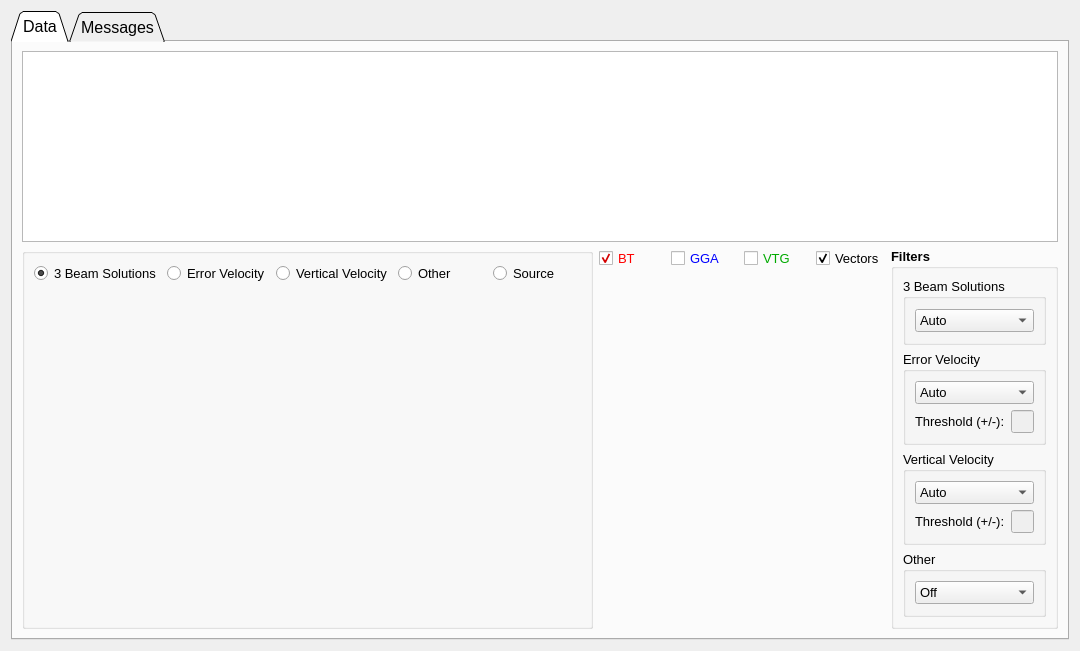
      <widget class="QWidget" name="tab_bt">
       <attribute name="title">
        <string>BT</string>
       </attribute>
       <layout class="QGridLayout" name="gridLayout_33">
        <item row="0" column="0">
         <widget class="QTabWidget" name="tab_bt_2">
          <property name="font">
           <font>
            <pointsize>12</pointsize>
           </font>
          </property>
          <property name="tabShape">
           <enum>QTabWidget::Triangular</enum>
          </property>
          <property name="currentIndex">
           <number>0</number>
          </property>
          <widget class="QWidget" name="tab_bt_2_data">
           <attribute name="title">
            <string>Data</string>
           </attribute>
           <layout class="QGridLayout" name="gridLayout_26">
            <item row="0" column="0">
             <layout class="QVBoxLayout" name="verticalLayout_18" stretch="2,4">
              <item>
               <widget class="QTableWidget" name="table_bt">
                <property name="font">
                 <font>
                  <pointsize>10</pointsize>
                 </font>
                </property>
               </widget>
              </item>
              <item>
               <layout class="QHBoxLayout" name="horizontalLayout_22" stretch="6,3,1">
                <item>
                 <layout class="QVBoxLayout" name="verticalLayout_17" stretch="4">
                  <item>
                   <widget class="QGroupBox" name="gb_bt_radio">
                    <property name="title">
                     <string/>
                    </property>
                    <layout class="QVBoxLayout" name="verticalLayout_16" stretch="1,4">
                     <item>
                      <layout class="QHBoxLayout" name="horizontalLayout_21">
                       <item>
                        <widget class="QRadioButton" name="rb_bt_beam">
                         <property name="font">
                          <font>
                           <pointsize>10</pointsize>
                          </font>
                         </property>
                         <property name="text">
                          <string>3 Beam Solutions</string>
                         </property>
                         <property name="checked">
                          <bool>true</bool>
                         </property>
                        </widget>
                       </item>
                       <item>
                        <widget class="QRadioButton" name="rb_bt_error">
                         <property name="font">
                          <font>
                           <pointsize>10</pointsize>
                          </font>
                         </property>
                         <property name="text">
                          <string>Error Velocity</string>
                         </property>
                        </widget>
                       </item>
                       <item>
                        <widget class="QRadioButton" name="rb_bt_vert">
                         <property name="font">
                          <font>
                           <pointsize>10</pointsize>
                          </font>
                         </property>
                         <property name="text">
                          <string>Vertical Velocity</string>
                         </property>
                        </widget>
                       </item>
                       <item>
                        <widget class="QRadioButton" name="rb_bt_other">
                         <property name="font">
                          <font>
                           <pointsize>10</pointsize>
                          </font>
                         </property>
                         <property name="text">
                          <string>Other</string>
                         </property>
                        </widget>
                       </item>
                       <item>
                        <widget class="QRadioButton" name="rb_bt_source">
                         <property name="font">
                          <font>
                           <pointsize>10</pointsize>
                          </font>
                         </property>
                         <property name="text">
                          <string>Source</string>
                         </property>
                        </widget>
                       </item>
                      </layout>
                     </item>
                     <item>
                      <widget class="QWidget" name="graph_bt_ts" native="true"/>
                     </item>
                    </layout>
                   </widget>
                  </item>
                 </layout>
                </item>
                <item>
                 <layout class="QVBoxLayout" name="verticalLayout_20" stretch="1,8">
                  <item>
                   <layout class="QHBoxLayout" name="horizontalLayout_30">
                    <item>
                     <widget class="QCheckBox" name="cb_bt_bt">
                      <property name="palette">
                       <palette>
                        <active>
                         <colorrole role="WindowText">
                          <brush brushstyle="SolidPattern">
                           <color alpha="255">
                            <red>255</red>
                            <green>0</green>
                            <blue>0</blue>
                           </color>
                          </brush>
                         </colorrole>
                         <colorrole role="Text">
                          <brush brushstyle="SolidPattern">
                           <color alpha="255">
                            <red>255</red>
                            <green>0</green>
                            <blue>0</blue>
                           </color>
                          </brush>
                         </colorrole>
                         <colorrole role="PlaceholderText">
                          <brush brushstyle="NoBrush">
                           <color alpha="128">
                            <red>255</red>
                            <green>0</green>
                            <blue>0</blue>
                           </color>
                          </brush>
                         </colorrole>
                        </active>
                        <inactive>
                         <colorrole role="WindowText">
                          <brush brushstyle="SolidPattern">
                           <color alpha="255">
                            <red>255</red>
                            <green>0</green>
                            <blue>0</blue>
                           </color>
                          </brush>
                         </colorrole>
                         <colorrole role="Text">
                          <brush brushstyle="SolidPattern">
                           <color alpha="255">
                            <red>255</red>
                            <green>0</green>
                            <blue>0</blue>
                           </color>
                          </brush>
                         </colorrole>
                         <colorrole role="PlaceholderText">
                          <brush brushstyle="NoBrush">
                           <color alpha="128">
                            <red>255</red>
                            <green>0</green>
                            <blue>0</blue>
                           </color>
                          </brush>
                         </colorrole>
                        </inactive>
                        <disabled>
                         <colorrole role="WindowText">
                          <brush brushstyle="SolidPattern">
                           <color alpha="255">
                            <red>120</red>
                            <green>120</green>
                            <blue>120</blue>
                           </color>
                          </brush>
                         </colorrole>
                         <colorrole role="Text">
                          <brush brushstyle="SolidPattern">
                           <color alpha="255">
                            <red>120</red>
                            <green>120</green>
                            <blue>120</blue>
                           </color>
                          </brush>
                         </colorrole>
                         <colorrole role="PlaceholderText">
                          <brush brushstyle="NoBrush">
                           <color alpha="128">
                            <red>255</red>
                            <green>0</green>
                            <blue>0</blue>
                           </color>
                          </brush>
                         </colorrole>
                        </disabled>
                       </palette>
                      </property>
                      <property name="font">
                       <font>
                        <pointsize>10</pointsize>
                       </font>
                      </property>
                      <property name="text">
                       <string>BT</string>
                      </property>
                      <property name="checked">
                       <bool>true</bool>
                      </property>
                     </widget>
                    </item>
                    <item>
                     <widget class="QCheckBox" name="cb_bt_gga">
                      <property name="palette">
                       <palette>
                        <active>
                         <colorrole role="WindowText">
                          <brush brushstyle="SolidPattern">
                           <color alpha="255">
                            <red>0</red>
                            <green>0</green>
                            <blue>255</blue>
                           </color>
                          </brush>
                         </colorrole>
                        </active>
                        <inactive>
                         <colorrole role="WindowText">
                          <brush brushstyle="SolidPattern">
                           <color alpha="255">
                            <red>0</red>
                            <green>0</green>
                            <blue>255</blue>
                           </color>
                          </brush>
                         </colorrole>
                        </inactive>
                        <disabled>
                         <colorrole role="WindowText">
                          <brush brushstyle="SolidPattern">
                           <color alpha="255">
                            <red>120</red>
                            <green>120</green>
                            <blue>120</blue>
                           </color>
                          </brush>
                         </colorrole>
                        </disabled>
                       </palette>
                      </property>
                      <property name="font">
                       <font>
                        <pointsize>10</pointsize>
                       </font>
                      </property>
                      <property name="text">
                       <string>GGA</string>
                      </property>
                     </widget>
                    </item>
                    <item>
                     <widget class="QCheckBox" name="cb_bt_vtg">
                      <property name="palette">
                       <palette>
                        <active>
                         <colorrole role="WindowText">
                          <brush brushstyle="SolidPattern">
                           <color alpha="255">
                            <red>0</red>
                            <green>170</green>
                            <blue>0</blue>
                           </color>
                          </brush>
                         </colorrole>
                        </active>
                        <inactive>
                         <colorrole role="WindowText">
                          <brush brushstyle="SolidPattern">
                           <color alpha="255">
                            <red>0</red>
                            <green>170</green>
                            <blue>0</blue>
                           </color>
                          </brush>
                         </colorrole>
                        </inactive>
                        <disabled>
                         <colorrole role="WindowText">
                          <brush brushstyle="SolidPattern">
                           <color alpha="255">
                            <red>120</red>
                            <green>120</green>
                            <blue>120</blue>
                           </color>
                          </brush>
                         </colorrole>
                        </disabled>
                       </palette>
                      </property>
                      <property name="font">
                       <font>
                        <pointsize>10</pointsize>
                       </font>
                      </property>
                      <property name="text">
                       <string>VTG</string>
                      </property>
                     </widget>
                    </item>
                    <item>
                     <widget class="QCheckBox" name="cb_bt_vectors">
                      <property name="font">
                       <font>
                        <pointsize>10</pointsize>
                       </font>
                      </property>
                      <property name="text">
                       <string>Vectors</string>
                      </property>
                      <property name="checked">
                       <bool>true</bool>
                      </property>
                     </widget>
                    </item>
                   </layout>
                  </item>
                  <item>
                   <widget class="QWidget" name="graph_bt_st" native="true"/>
                  </item>
                 </layout>
                </item>
                <item>
                 <widget class="QGroupBox" name="gb_bt_filters">
                  <property name="font">
                   <font>
                    <pointsize>10</pointsize>
                    <weight>75</weight>
                    <bold>true</bold>
                   </font>
                  </property>
                  <property name="title">
                   <string>Filters</string>
                  </property>
                  <layout class="QVBoxLayout" name="verticalLayout_15" stretch="0,0,0,0">
                   <item>
                    <widget class="QGroupBox" name="gb_bt_3beam">
                     <property name="font">
                      <font>
                       <pointsize>10</pointsize>
                       <weight>50</weight>
                       <bold>false</bold>
                      </font>
                     </property>
                     <property name="title">
                      <string>3 Beam Solutions</string>
                     </property>
                     <layout class="QVBoxLayout" name="verticalLayout_21">
                      <item>
                       <widget class="QComboBox" name="combo_bt_3beam">
                        <property name="font">
                         <font>
                          <pointsize>10</pointsize>
                          <weight>50</weight>
                          <bold>false</bold>
                         </font>
                        </property>
                        <item>
                         <property name="text">
                          <string>Auto</string>
                         </property>
                        </item>
                        <item>
                         <property name="text">
                          <string>Allow</string>
                         </property>
                        </item>
                        <item>
                         <property name="text">
                          <string>4-Beam Only</string>
                         </property>
                        </item>
                       </widget>
                      </item>
                     </layout>
                    </widget>
                   </item>
                   <item>
                    <widget class="QGroupBox" name="gb_bt_error_velocity">
                     <property name="font">
                      <font>
                       <pointsize>10</pointsize>
                       <weight>50</weight>
                       <bold>false</bold>
                      </font>
                     </property>
                     <property name="title">
                      <string>Error Velocity</string>
                     </property>
                     <layout class="QVBoxLayout" name="verticalLayout_22">
                      <item>
                       <widget class="QComboBox" name="combo_bt_error_velocity">
                        <property name="font">
                         <font>
                          <pointsize>10</pointsize>
                          <weight>50</weight>
                          <bold>false</bold>
                         </font>
                        </property>
                        <item>
                         <property name="text">
                          <string>Auto</string>
                         </property>
                        </item>
                        <item>
                         <property name="text">
                          <string>Manual</string>
                         </property>
                        </item>
                        <item>
                         <property name="text">
                          <string>Off</string>
                         </property>
                        </item>
                       </widget>
                      </item>
                      <item>
                       <layout class="QHBoxLayout" name="horizontalLayout_29" stretch="2,0">
                        <item>
                         <widget class="QLabel" name="txt_bt_error_velocity">
                          <property name="maximumSize">
                           <size>
                            <width>16777215</width>
                            <height>20</height>
                           </size>
                          </property>
                          <property name="font">
                           <font>
                            <pointsize>10</pointsize>
                            <weight>50</weight>
                            <bold>false</bold>
                           </font>
                          </property>
                          <property name="text">
                           <string>Threshold (+/-):</string>
                          </property>
                          <property name="alignment">
                           <set>Qt::AlignLeading|Qt::AlignLeft|Qt::AlignVCenter</set>
                          </property>
                         </widget>
                        </item>
                        <item>
                         <widget class="QLineEdit" name="ed_bt_error_vel_threshold">
                          <property name="enabled">
                           <bool>false</bool>
                          </property>
                         </widget>
                        </item>
                       </layout>
                      </item>
                     </layout>
                    </widget>
                   </item>
                   <item>
                    <widget class="QGroupBox" name="gb_bt_vertical_velocity">
                     <property name="font">
                      <font>
                       <pointsize>10</pointsize>
                       <weight>50</weight>
                       <bold>false</bold>
                      </font>
                     </property>
                     <property name="title">
                      <string>Vertical Velocity</string>
                     </property>
                     <layout class="QVBoxLayout" name="verticalLayout_23">
                      <item>
                       <widget class="QComboBox" name="combo_bt_vert_velocity">
                        <property name="font">
                         <font>
                          <pointsize>10</pointsize>
                          <weight>50</weight>
                          <bold>false</bold>
                         </font>
                        </property>
                        <item>
                         <property name="text">
                          <string>Auto</string>
                         </property>
                        </item>
                        <item>
                         <property name="text">
                          <string>Manual</string>
                         </property>
                        </item>
                        <item>
                         <property name="text">
                          <string>Off</string>
                         </property>
                        </item>
                       </widget>
                      </item>
                      <item>
                       <layout class="QHBoxLayout" name="horizontalLayout_31" stretch="2,0">
                        <item>
                         <widget class="QLabel" name="txt_bt_vert_velocity">
                          <property name="maximumSize">
                           <size>
                            <width>16777215</width>
                            <height>20</height>
                           </size>
                          </property>
                          <property name="font">
                           <font>
                            <pointsize>10</pointsize>
                            <weight>50</weight>
                            <bold>false</bold>
                           </font>
                          </property>
                          <property name="text">
                           <string>Threshold (+/-):</string>
                          </property>
                          <property name="alignment">
                           <set>Qt::AlignLeading|Qt::AlignLeft|Qt::AlignVCenter</set>
                          </property>
                         </widget>
                        </item>
                        <item>
                         <widget class="QLineEdit" name="ed_bt_vert_vel_threshold">
                          <property name="enabled">
                           <bool>false</bool>
                          </property>
                         </widget>
                        </item>
                       </layout>
                      </item>
                     </layout>
                    </widget>
                   </item>
                   <item>
                    <widget class="QGroupBox" name="gb_bt_other">
                     <property name="font">
                      <font>
                       <pointsize>10</pointsize>
                       <weight>50</weight>
                       <bold>false</bold>
                      </font>
                     </property>
                     <property name="title">
                      <string>Other</string>
                     </property>
                     <layout class="QVBoxLayout" name="verticalLayout_24">
                      <item>
                       <widget class="QComboBox" name="combo_bt_other">
                        <property name="font">
                         <font>
                          <pointsize>10</pointsize>
                          <weight>50</weight>
                          <bold>false</bold>
                         </font>
                        </property>
                        <item>
                         <property name="text">
                          <string>Off</string>
                         </property>
                        </item>
                        <item>
                         <property name="text">
                          <string>Smooth</string>
                         </property>
                        </item>
                       </widget>
                      </item>
                     </layout>
                    </widget>
                   </item>
                  </layout>
                 </widget>
                </item>
               </layout>
              </item>
             </layout>
            </item>
           </layout>
          </widget>
          <widget class="QWidget" name="tab_bt_2_messages">
           <attribute name="title">
            <string>Messages</string>
           </attribute>
           <layout class="QVBoxLayout" name="verticalLayout_19">
            <item>
             <widget class="QGroupBox" name="box_bt_messages">
              <property name="font">
               <font>
                <pointsize>12</pointsize>
                <weight>75</weight>
                <bold>true</bold>
               </font>
              </property>
              <property name="title">
               <string>Quality Check Messages</string>
              </property>
              <layout class="QHBoxLayout" name="horizontalLayout_23">
               <item>
                <widget class="QTableWidget" name="table_bt_messages">
                 <property name="font">
                  <font>
                   <pointsize>12</pointsize>
                  </font>
                 </property>
                </widget>
               </item>
              </layout>
             </widget>
            </item>
            <item>
             <widget class="QGroupBox" name="box_bt_comments">
              <property name="font">
               <font>
                <pointsize>12</pointsize>
                <weight>75</weight>
                <bold>true</bold>
               </font>
              </property>
              <property name="title">
               <string>Comments</string>
              </property>
              <layout class="QHBoxLayout" name="horizontalLayout_24">
               <item>
                <widget class="QPlainTextEdit" name="display_bt_comments">
                 <property name="font">
                  <font>
                   <pointsize>12</pointsize>
                   <weight>50</weight>
                   <bold>false</bold>
                  </font>
                 </property>
                 <property name="readOnly">
                  <bool>true</bool>
                 </property>
                </widget>
               </item>
              </layout>
             </widget>
            </item>
           </layout>
          </widget>
         </widget>
        </item>
       </layout>
      </widget>
